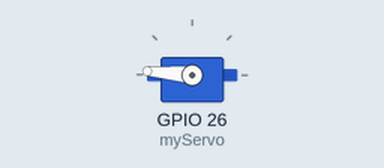
This sketch was run on a simulated ESP32. Parts: servo.

Above: at 0.05 s.
At 13.0 s:
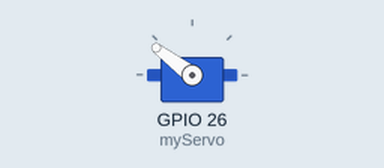
Timing chart, 0 to 16.9 s (numbered marks = the images above):
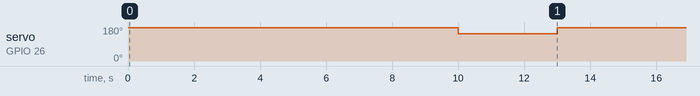

Measured:
- by itself, servo on GPIO 26 (myServo): alternates 175° for 10.0 s and 143° for 3.0 s

The sketch:

servo_test.ino
```cpp
#include <ESP32Servo.h>

Servo myServo;

void setup() {
  myServo.attach(26);  // 接到 PWM 引腳 D9
}

void loop() {
  myServo.write(175);    // 轉到 0 度
  delay(10000);         // 停 1 秒
  myServo.write(143);   // 轉到 90 度
  delay(3000);         // 停 1 秒
  // myServo.write(90);  // 轉到 180 度
  // delay(1000);         // 停 1 秒
}
```
